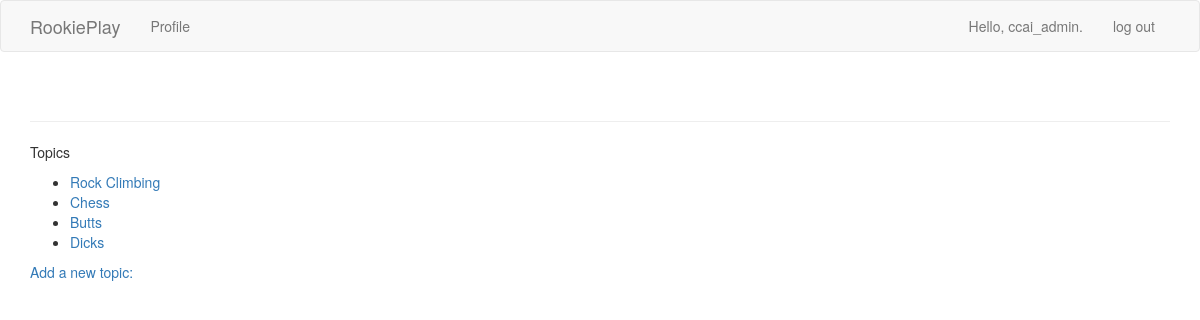
The app's page /topics/ (signed in) with its own data.
### rookieplays/models.py (models this page shows)
class Topic(models.Model):
    text = models.CharField(max_length = 200)
    date_added = models.DateTimeField(auto_now_add=True)
    owner = models.ForeignKey(User, on_delete=models.CASCADE)
    def __str__(self):
        return self.text

### rookieplays/views.py (the view)
# urls.py: url(r'^topics/$', views.topics, name='topics'),
@login_required
def topics(request):
    topics = Topic.objects.filter(owner=request.user).order_by('date_added')
    context = {'topics': topics}
    return render(request, 'rookieplays/topics.html', context)

### rookieplays/templates/rookieplays/topics.html
{% extends "rookieplays/base.html" %}
{% block content %}
<p>Topics</p>
<ul>
  {% for topic in topics %}
    <li>
      <a href="{% url 'rookieplays:topic' topic.id %}">{{ topic }}</a>
    </li>
  {% empty %}
  <li>No topics have been added yet.</li>
  {% endfor %}
  </ul>
  <a href="{% url 'rookieplays:new_topic' %}">Add a new topic:</a>
{% endblock content %}

### rookieplays/templates/rookieplays/base.html (shortened to what this page needs)
{% load bootstrap3 %}
<!DOCTYPE html>
<html lang="en"
<head>
  {% bootstrap_css %}
</head>
<body>
  <nav class="navbar navbar-default navbar-static_top">
    <div class="container">
      <div class="navbar-header">
        <a class="navbar-brand" href="{% url 'rookieplays:index' %}">
              RookiePlay</a>
        </div>
        <div id="navbar" class="navbar-collapse collapse">
          <ul class="nav navbar-nav">
            <li><a href="{% url 'rookieplays:topics' %}">Profile</a></li>
          </ul>
          <ul class="nav navbar-nav navbar-right">
            {% if user.is_authenticated %}
              <li><a>Hello, {{ user.username }}.</a></li>
              <li><a href="{% url 'users:logout' %}">log out</a></li>
            {% else %}
              <li><a href="{% url 'users:register' %}">register</a></li>
              <li><a href="{% url 'users:login' %}">log in</a></li>
            {% endif %}
          </ul>
        </div>
      </div>
    </nav>
    <div class="container">
      <div class="page-header">
      </div>
      <div>
        {% block content %}{% endblock %}
      </div>
    </div>
  </body>
</html>

### records on screen
Topic: text "Rock Climbing"
Topic: text "Chess"
Topic: text "Butts"
Topic: text "Dicks"

### other values on screen
{{ user.username }} "ccai_admin"
